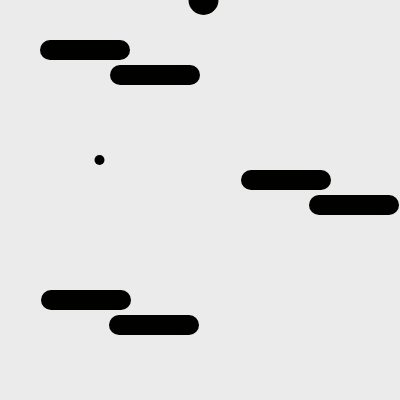
Frame 1 (no input)
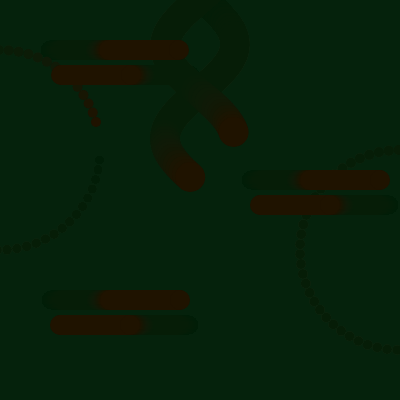
Frame 60 (no input)
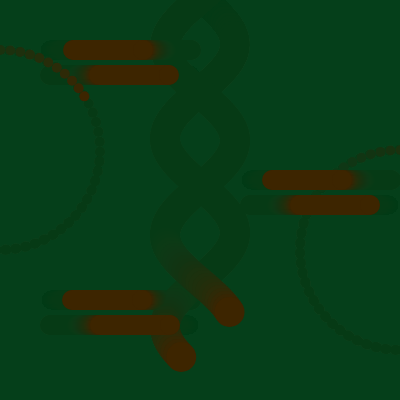
Frame 120 (the mouse pressed at the canvas centre since frame 60)

The p5.js sketch that drew these frames (run headless with seeded random() and noise() and a simulated clock; from frame 60 on, the mouse is pressed at the canvas centre):

// p5.js sketch
// ── sketch.js
let r = 1;
let g = 1;
let r_pace = 0.5;
let g_pace = 0.3;
let x1 = 50;
let x2 = 120;
let y1 = 50;
let y2= 75;
let xpc = 1;
let clx1;
let clx2;
let cly= 0;
let pcy = 10;
let sidex;
let sidey;
function setup() {
  createCanvas(400, 400);
}

function draw() {
  background(g / 6,r + 10, g, 20);
  noStroke();
  fill(r, g, 0);
  r += r_pace;
  g += g_pace;
  if (r > 250 || r < 0){
    r_pace = -r_pace;
  }
  if(g > 250|| g < 0){
    g_pace = -g_pace;
  }
//   up one
  circle(x1, y1, 20)
  rect(x1,y1-10, 70, 20)
  circle(x1+70, y1, 20)
  x1 += xpc
  if(x1 < 50 || x1 > 120){
    xpc = -xpc
  }
//   down one
  circle(x2, y2, 20)
  rect(x2, y2-10, 70, 20)
  circle(x2+70, y2, 20)
  x2 -=xpc
  // up two
  circle(x1+200, y1+130, 20)
  rect(x1+200,y1+120, 70, 20)
  circle(x1+270, y1+130, 20)
//   down two
  circle(x2+200, y2+130, 20)
  rect(x2+200, y2+120, 70, 20)
  circle(x2+270, y2+130, 20)
//   up three
  circle(x1, y1+250, 20)
  rect(x1,y1+240, 70, 20)
  circle(x1+70, y1+250, 20)
//   down three
  circle(x2, y2+250, 20)
  rect(x2, y2+240, 70, 20)
  circle(x2+70, y2+250, 20)
  
//   curve
  clx1 = width / 2 + sin(frameCount / 10) * 35;
  clx2 = width / 2 + cos(frameCount / 10) * 35;
  circle(clx1, cly, 30)
  circle(clx2, cly-45, 30)
  cly = cly + 3;
  if (cly > height + 40){
    cly = 0
  }
  sidex = 0 + cos(frameCount*0.1) * 100;
  sidey = height / 2 - 50 + sin(frameCount*0.1) * 100;
  circle(sidex, sidey, 10);
  circle(sidex + 400, sidey+100, 10);

}
